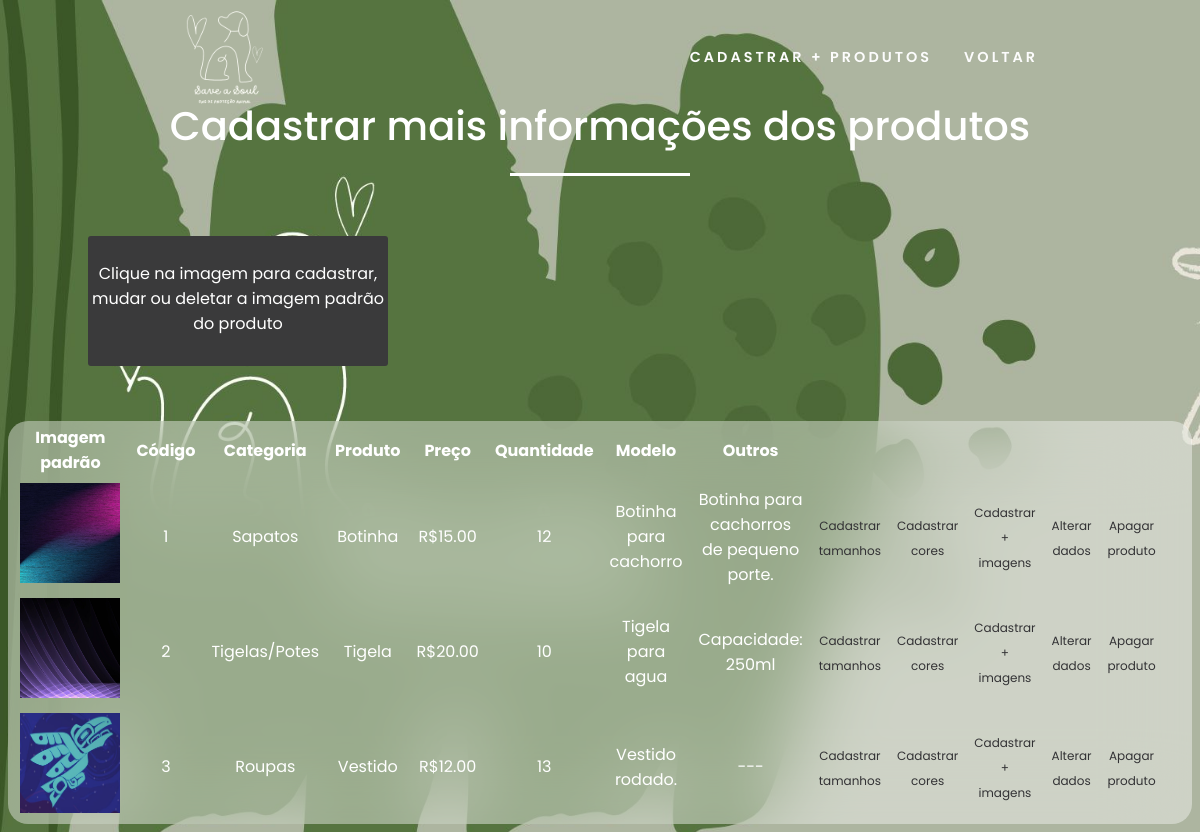
The app's page /adm/produtos/produtos/cadastro/pro.php with its own data.
### tables this page shows
CREATE TABLE produto(
    id_pro INT PRIMARY KEY NOT NULL AUTO_INCREMENT,
    id_cat INT,
    prod VARCHAR(50),
    preco DECIMAL(10,2),
    qtd INT, 
    modelo VARCHAR(100),
    outros VARCHAR(100),
    img_pro VARCHAR(100),

    	 
		FOREIGN KEY (id_cat)REFERENCES categoria (id_cat)
		
);

CREATE TABLE categoria (
	id_cat INT  PRIMARY KEY NOT NULL AUTO_INCREMENT,
	nome_cat VARCHAR(50)
);

### adm/produtos/produtos/cadastro/pro.php (the view, shortened to what this page needs)
<!DOCTYPE html>
<html lang="en">
<head>
</head>
</head>
<body>
<header id="menu">
      <nav>
   <img src="../../../../index/imgs/logo.png" >
     <ul class="nav-list">
          <li> <a href="../cadastro/form.php">CADASTRAR + PRODUTOS</a></li>
          <li> <a href="../pg02.html">VOLTAR</a></li>
          <br>
       </ul>
       </nav>
</header>
<section class="sobre" id="sobre">
        <div class="max-width">
    <h2 class='title'> Cadastrar mais informações dos produtos</h2>
    <div class='msg'><br>Clique na imagem para cadastrar, mudar ou deletar a imagem padrão do produto<br><br></div>
</div></section>
<?php
    include_once("../../../../conexaoBD.php");
    $sql= "SELECT  id_pro AS cod, nome_cat AS categoria, prod AS produto, preco, qtd AS quantidade, modelo, outros,img_pro
                FROM produto p
	            INNER JOIN categoria cat ON p.id_cat = cat.id_cat";
    $instrucao= $conexao->query($sql) or die("Falha na execução do códigdo SQL: ". mysqli_error($conexao));
     echo "
    <table>
        <tr>
            <th></th>
            <th align='center'>Imagem padrão</th>
            <th> </th>
            <th align='center'>Código</th>
            <th> </th>
            <th align='center'>Categoria</th>
            <th></th>
            <th align='center'>Produto</th>
            <th></th>
            <th align='center'>Preço</th>
            <th></th>
            <th align='center'>Quantidade</th>
            <th></th>
            <th align='center'>Modelo</th>
            <th></th>
            <th align='center'>Outros</th>
            <th></th>
            <th align='center'></th>
            <th></th>
            <th align='center'></th>
            <th></th>
            <th align='center'></th>
            <th></th>
            <th align='center'></th>
            <th></th>
            <th></th>
            <th></th>
            <th></th>
            <th></th>
            <th></th>
        </tr>";
    foreach ($instrucao as $exibe)
    {
        echo "
        <tr>
            <td></td>
            <td align='center'><a href='../cadastro/pg04.php?&codigo=".$exibe['cod']."'><img src=".$exibe['img_pro']." alt='Imagem padrão' width='100px' height='100px'></a></td>
            <td></td>
            <td align='center'>".$exibe['cod']."</td>
            <td></td>
            <td align='center'>".$exibe['categoria']."</td>
            <td></td>
            <td align='center'>".$exibe['produto']."</td>
            <td></td>
            <td align='center'>R$".$exibe['preco']."</td>
            <td></td>
            <td align='center'>".$exibe['quantidade']."</td>
            <td></td>
            <td align='center'>".$exibe['modelo']."</td>
            <td></td>
            <td align='center'>".$exibe['outros']."</td>
            <td></td>
            <td align='center'><a href='../cadastro/tam/page01.php?&codigo=".$exibe['cod']."'>Cadastrar tamanhos</a></td>
            <td></td>
            <td align='center'><a href='../cadastro/cor/page02.php?&codigo=".$exibe['cod']."'>Cadastrar cores</a></td>
            <td></td>
            <td align='center'><a href='../../../../imagens_pro/pg03.php?&codigo=".$exibe['cod']."'> Cadastrar + imagens</a></td>
            <td></td>
            <td align='center'><a href='../update/alter.php?&codigo=".$exibe['cod']."'>Alterar dados </a></td>
            <td></td>
            <td align='center'><a href='../delete/delete.php?&codigo=".$exibe['cod']."'>Apagar produto</a></td>
            <td></td>
        </tr>
        ";
    }
    echo"</table>";
?>
</body>
</html>

### adm/produtos/produtos/cadastro/pro.php (style rules this page uses)
body { font-family: 'Poppins'; background-size:1500px 900px; background-image:url(../../../../petshop/imgs/fundo1.jpg); color:white ; }
#menu { position: fixed; width:100%; height:110px; font-family: 'Poppins'; }
img { width:100px; height:100px; margin-top:auto; }
nav { display: flex; justify-content: space-around; align-items: center; font-family: 'Poppins'; height: 12vh; }
.nav-list { list-style: none; display: flex; }
.nav-list li { letter-spacing: 3px; margin-left: 32px; margin-top: auto; }
section { padding: 55px 0; }
section .title { color: #fff; font-family: 'poppins'; text-align: center; font-size: 40px; font-weight: 500; margin-bottom: 60px; padding-bottom: 20px; position: relative; }
section .title::before { content: ""; position: absolute; bottom: 0; left: 50%; width: 180px; height: 3px; background: #ffffff; transform: translateX(-50%); }
section .title::after { COLOR: #ffffff; position: absolute; bottom:-12px; left: 50%; font-size: 20px; background: #d4987e; color: #f1e8ec; padding: 5px; border-radius: 10%; transform: translateX(-50%); }
.max-width { max-width: 1300px; padding: 0 80px; margin: auto; }
#menu a { font-family: 'Poppins'; font-size: 0.9rem; text-decoration:none; font-size: 0.9rem; font-weight:600; color:#fcfcfc; }
.msg { background-color: #3a3a3b; width: 300px; height: 130px; text-align: center; border-radius: 3px; }
* { box-sizing: border-box; font-family: 'Poppins'; }
a { font-family: 'Poppins', sans-serif; font-size: 12px; color:#333235; text-decoration:none; }
table, th, td { padding: 4px; width: 50%; top:auto; }
h2 { font-size: 30px; text-align: center; }
table { border-collapse: collapse; margin: auto; border-radius:20px; background-color: rgba(255, 255, 255, 0.4); backdrop-filter: blur(40px); }
th { font-weight: bold; }

### records on screen
produto: img_pro (picture), id_pro "1", id_cat.nome_cat "Sapatos", prod "Botinha", preco "15.00", qtd "12", modelo "Botinha para cachorro", outros "Botinha para cachorros de pequeno porte."
produto: img_pro (picture), id_pro "2", id_cat.nome_cat "Tigelas/Potes", prod "Tigela", preco "20.00", qtd "10", modelo "Tigela para agua", outros "Capacidade: 250ml"
produto: img_pro (picture), id_pro "3", id_cat.nome_cat "Roupas", prod "Vestido", preco "12.00", qtd "13", modelo "Vestido rodado.", outros "---"
